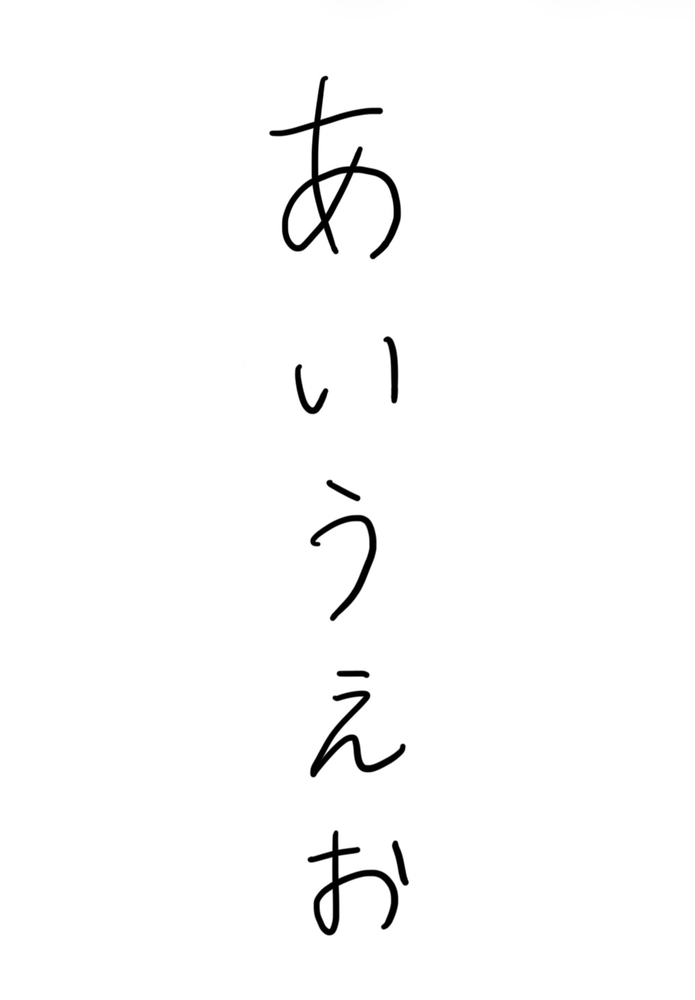
#> input picture images/00_degital.png, 695 x 1000 px, shrunk from 1016 x 1462 before the run; its folder holds only this picture in this run
$ python main.py
#> lines starting #> are read from the running program, lines starting #| are printed output that depends on the picture; after the words box and inside, x2 and y2 are one past the last pixel; in counts of white or black regions, pixels touching at a corner belong together
import cv2
import numpy as np
import os
import csv
import glob

# ==========================================
# 【基本設定】
# 記録する最大文字数（宛名など長い文字列を評価する際はここを増やします）
MAX_CHARS = 10
# ==========================================


def analyze_vertical_text(image_path):
#> called with image_path = 'images/00_degital.png'
    print(f"処理中: {image_path} ...")

    # 1. 画像の読み込みと前処理
    img = cv2.imread(image_path)
#> img is the input picture: shape (1000, 695, 3); min 0, max 255, mean 251.2
    if img is None:
        print(f"エラー: {image_path} を読み込めませんでした。")
        return

    gray = cv2.cvtColor(img, cv2.COLOR_BGR2GRAY)

    # 適応的二値化（影や照明ムラを除去）
    thresh = cv2.adaptiveThreshold(gray, 255, cv2.ADAPTIVE_THRESH_GAUSSIAN_C, cv2.THRESH_BINARY_INV, 81, 15)
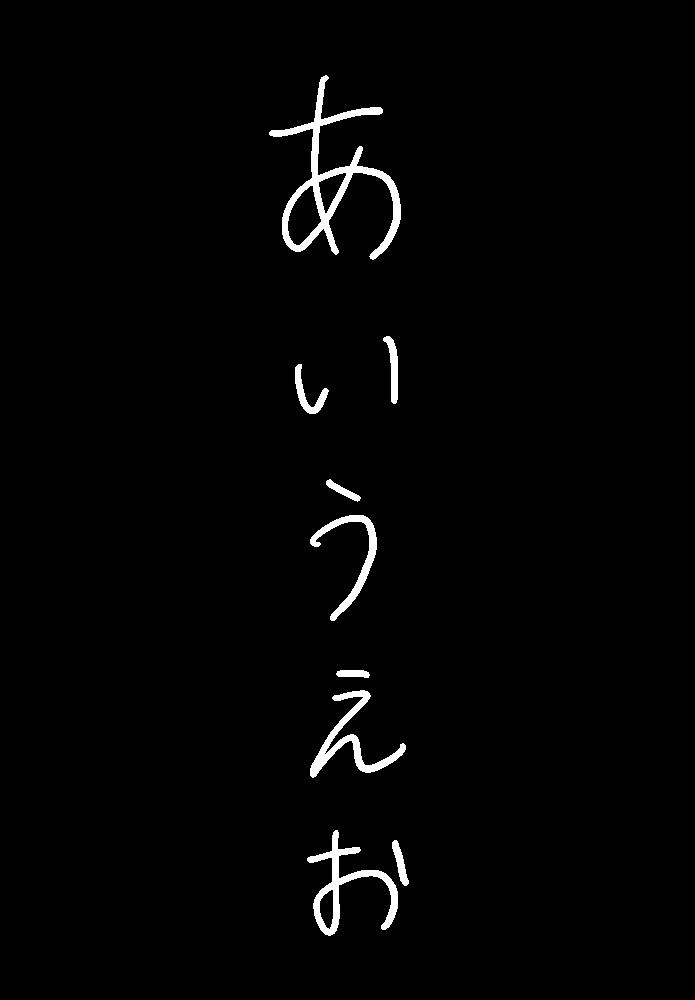
#> thresh: shape (1000, 695); 1.6% white; 9 white regions, largest, box (x1, y1, x2, y2) and area: (269, 75, 401, 260) 4340, (307, 830, 398, 936) 2121, (310, 690, 406, 778) 1758

    # 縦方向のパーツを結合するための膨張処理
    kernel = np.ones((15, 50), np.uint8)
    dilated = cv2.dilate(thresh, kernel, iterations=2)
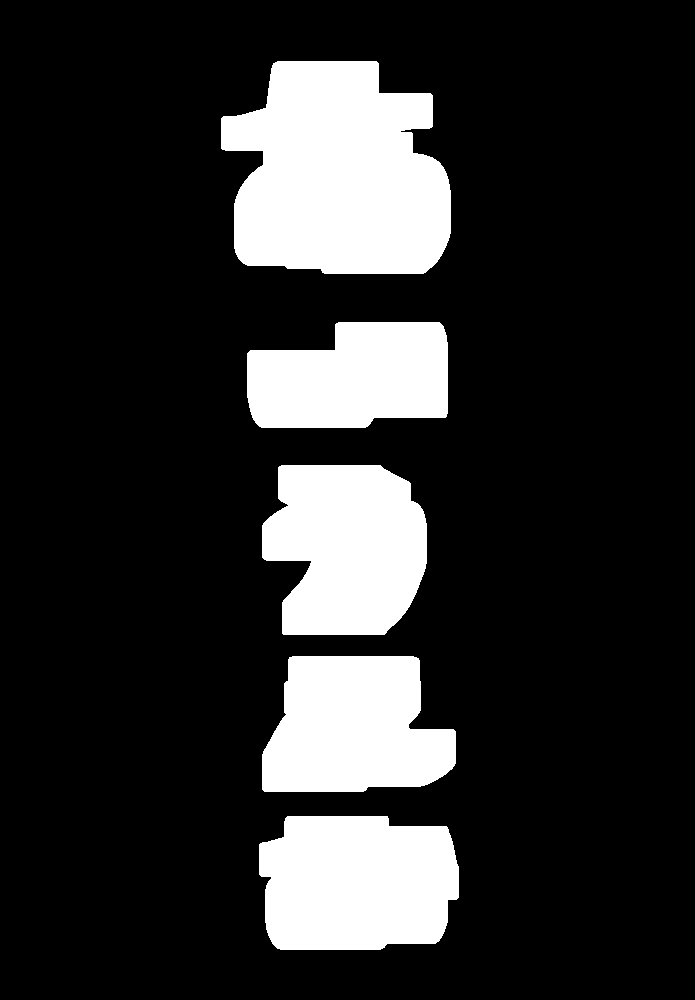
#> dilated: shape (1000, 695); 17.9% white; 5 white regions

    # 2. 輪郭抽出と外接矩形の取得
    contours, _ = cv2.findContours(dilated, cv2.RETR_EXTERNAL, cv2.CHAIN_APPROX_SIMPLE)
#> contours = 5 contours; box (x1, y1, x2, y2) and area: (221, 61, 451, 274) 38347, (259, 816, 459, 950) 23301, (262, 465, 427, 635) 22534, (262, 656, 456, 792) 20752, (247, 322, 448, 428) 17562

    rects = []
    for cnt in contours:
        x, y, w, h = cv2.boundingRect(cnt)

        # ノイズの足切り
        if w > 50 and h > 50:
            roi = thresh[y:y+h, x:x+w]
            points = cv2.findNonZero(roi)

            if points is not None:
                rx, ry, rw, rh = cv2.boundingRect(points)
                final_x = x + rx
                final_y = y + ry
                rects.append((final_x, final_y, rw, rh))
#> this loop made 5 passes
#> (x, y, w, h, rw, rh, final_x, final_y) on passes 1 to 5: (259, 816, 200, 134, 102, 106, 307, 830), (262, 656, 194, 136, 96, 108, 310, 670), (262, 465, 165, 170, 67, 142, 310, 479), (247, 322, 201, 106, 103, 78, 295, 336), (221, 61, 230, 213, 132, 185, 269, 75)
#> pass 1, in analyze_vertical_text, `roi = thresh[y:y+h, x:x+w]`:
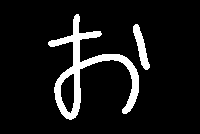
#> roi: shape (134, 200); 9.2% white; 2 white regions, box (x1, y1, x2, y2) and area: (48, 14, 139, 120) 2121, (133, 24, 150, 70) 338
#> pass 3, in analyze_vertical_text, `roi = thresh[y:y+h, x:x+w]`:
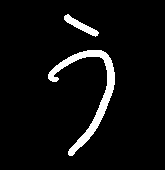
#> roi: shape (170, 165); 5.5% white; 2 white regions, box (x1, y1, x2, y2) and area: (48, 50, 115, 156) 1301, (64, 14, 99, 37) 254
#> after the loop:
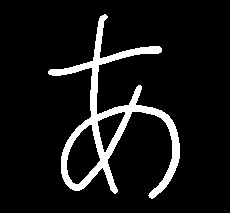
#> roi: shape (213, 230); 8.9% white; 1 white region, box (x1, y1, x2, y2) and area: (48, 14, 180, 199) 4340
#> after the loop, rects = [(307, 830, 102, 106), (310, 670, 96, 108), (310, 479, 67, 142), (295, 336, 103, 78), (269, 75, 132, 185)]

    # 縦書きなので、上から下へ（Y座標の昇順）ソート
    rects = sorted(rects, key=lambda r: r[1])
#> rects = [(269, 75, 132, 185), (295, 336, 103, 78), (310, 479, 67, 142), (310, 670, 96, 108), (307, 830, 102, 106)]

    # 3. 論文指標の計算用リスト
    aspect_ratios = []
    center_x_list = []
    gaps = []

    for i, (x, y, w, h) in enumerate(rects):
        aspect_ratios.append(h / w)

        cx = x + w // 2
        cy = y + h // 2
        center_x_list.append(cx)

        cv2.rectangle(img, (x, y), (x + w, y + h), (0, 0, 255), 2)
        cv2.circle(img, (cx, cy), 4, (255, 0, 0), -1)

        if i < len(rects) - 1:
            next_y = rects[i+1][1]
            gap = next_y - (y + h)
            gaps.append(gap)
#> this loop made 5 passes
#> (x, y, w, h, cx, cy, next_y, gap) on passes 1 to 4: (269, 75, 132, 185, 335, 167, 336, 76), (295, 336, 103, 78, 346, 375, 479, 65), (310, 479, 67, 142, 343, 550, 670, 49), (310, 670, 96, 108, 358, 724, 830, 52)
#> (x, y, w, h, cx, cy) on pass 5: (307, 830, 102, 106, 358, 883)
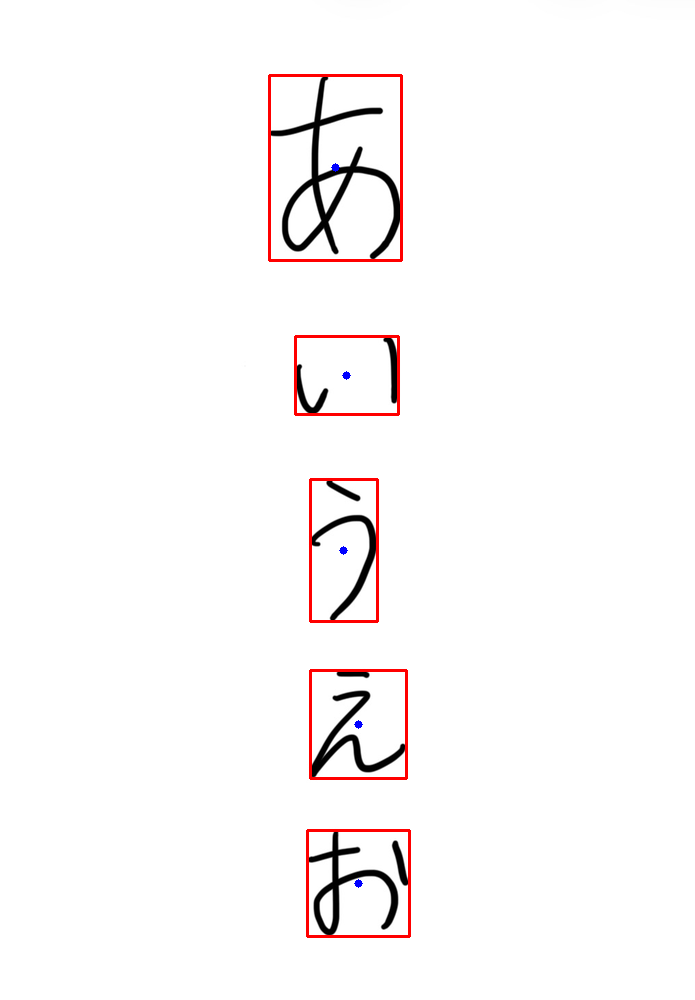
#> img: shape (1000, 695, 3); 1% of pixels changed, all inside (x1, y1, x2, y2) = (268, 74, 411, 938)
#> after the loop, aspect_ratios = [1.4, 0.757, 2.12, 1.12, 1.04]; center_x_list = [335, 346, 343, 358, 358]; gaps = [76, 65, 49, 52]

    if len(rects) > 1:
        first_cx = center_x_list[0]
#> first_cx = 335
        first_cy = rects[0][1] + rects[0][3] // 2
#> first_cy = 167
        last_cx = center_x_list[-1]
#> last_cx = 358
        last_cy = rects[-1][1] + rects[-1][3] // 2
#> last_cy = 883
        cv2.line(img, (first_cx, first_cy), (last_cx, last_cy), (0, 255, 0), 2)
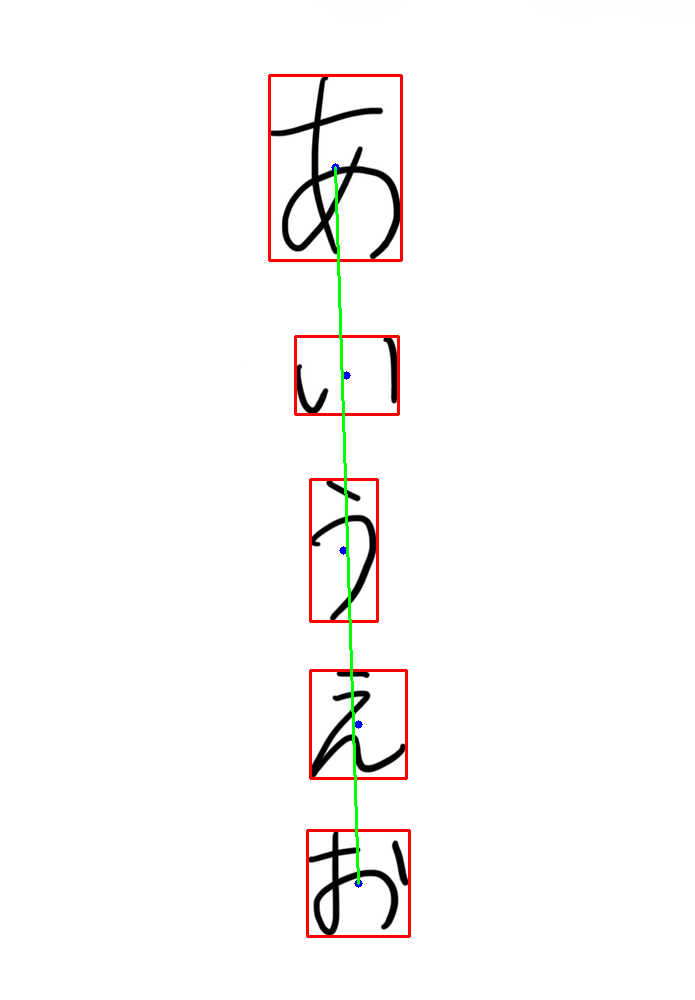
#> img: shape (1000, 695, 3); 0.31% of pixels changed, all inside (x1, y1, x2, y2) = (334, 166, 360, 885)

    # 4. ファイル名の解析（IDと条件の分割）
    filename = os.path.basename(image_path)
    name_without_ext = os.path.splitext(filename)[0]

    parts = name_without_ext.split('_')
    if len(parts) >= 2:
        subject_id = parts[0]
        condition = parts[1]
    else:
        subject_id = name_without_ext
        condition = "unknown"

    # 5. CSVファイルへのデータ出力
    csv_path = "evaluation_results.csv"
    file_exists = os.path.isfile(csv_path)

    with open(csv_path, mode='a', encoding='utf-8-sig', newline='') as f:
        writer = csv.writer(f)

        if not file_exists:
            header = ["被験者ID", "条件", "元ファイル名", "文字数", "縦横比_分散", "中心X_分散", "文字間隔_分散"]
            for i in range(1, MAX_CHARS + 1):
                header.append(f"{i}文字目_縦横比")
            for i in range(1, MAX_CHARS + 1):
                header.append(f"{i}文字目_中心X")
            for i in range(1, MAX_CHARS):
                header.append(f"{i}-{i+1}文字間")
            writer.writerow(header)

        ar_v = np.var(aspect_ratios) if len(aspect_ratios) > 0 else 0
#> ar_v = 0.215
        cx_v = np.var(center_x_list) if len(center_x_list) > 0 else 0
#> cx_v = 79.6
        gap_v = np.var(gaps) if len(gaps) > 0 else 0
#> gap_v = 116.2

        def get_val(lst, index, decimals=2):
            return round(lst[index], decimals) if index < len(lst) else ""

        ar_cols = [get_val(aspect_ratios, i) for i in range(MAX_CHARS)]
#> ar_cols = [1.4, 0.76, 2.12, 1.12, 1.04, '', '', '', '', '']
        cx_cols = [get_val(center_x_list, i, 0) for i in range(MAX_CHARS)]
#> cx_cols = [335, 346, 343, 358, 358, '', '', '', '', '']
        gap_cols = [get_val(gaps, i, 0) for i in range(MAX_CHARS - 1)]
#> gap_cols = [76, 65, 49, 52, '', '', '', '', '']

        row_data = [
            subject_id, condition, filename, len(rects),
            round(ar_v, 4), round(cx_v, 2), round(gap_v, 2)
        ] + ar_cols + cx_cols + gap_cols
#> row_data = 36 items, first 6: '00', 'degital', '00_degital.png', 5, 0.215, 79.6

        writer.writerow(row_data)

    output_path = f"result_{filename}"
    cv2.imwrite(output_path, img)


# --- ここから下が「一括処理（バッチ処理）」の仕組み ---
if __name__ == "__main__":
    target_folder = "images"

    if not os.path.exists(target_folder):
        os.makedirs(target_folder)
        print(f"'{target_folder}' フォルダを作成しました。")
        print(f"このフォルダに分析したい画像を入れ、もう一度実行してください。")
    else:
        image_files = glob.glob(os.path.join(target_folder, "*.png"))
        image_files += glob.glob(os.path.join(target_folder, "*.jpg"))

        if len(image_files) == 0:
            print(f"'{target_folder}' フォルダ内に画像が見つかりません。")
        else:
            print(f"合計 {len(image_files)} 枚の画像を処理します...\n")
            for img_path in image_files:
                analyze_vertical_text(img_path)

            print("\nすべての処理が完了しました！")
